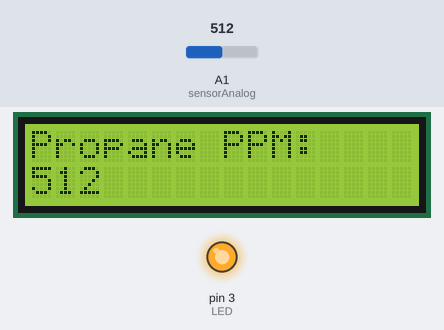
Recording of a sketch running on a simulated Arduino Uno, built with avr-gcc and run on an emulated ATmega328P. Parts: 16×2 character LCD, output pins drawn as LEDs (lit = HIGH). The inputs (shaded band) are chosen by the test bench; at power-on: A1 (sensorAnalog) = 512.

Above: at 11.2 s.
11.3 s: A1 (sensorAnalog) set to 407
At 11.52 s:
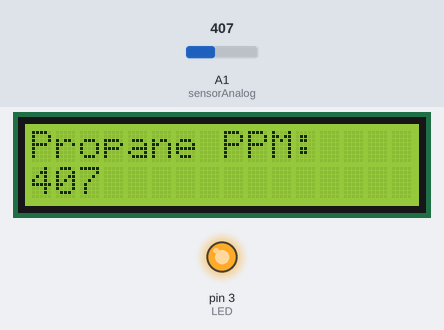
13.8 s: A1 (sensorAnalog) set to 381
At 14.06 s:
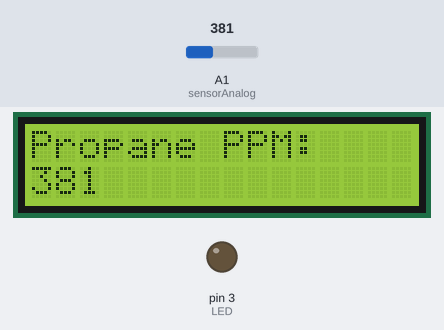
16.0 s: A1 (sensorAnalog) set to 410
At 16.3 s:
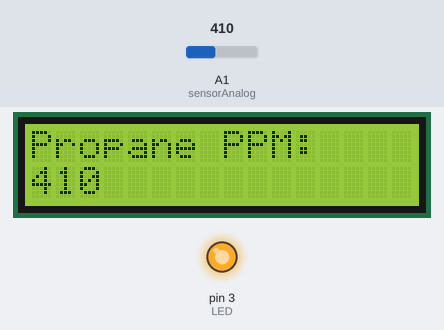
17.6 s: A1 (sensorAnalog) set to 390
At 17.89 s:
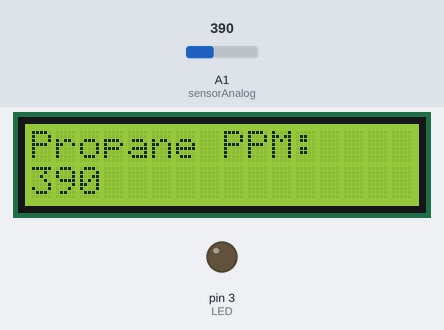
Timing chart, 0 to 20.6 s (numbered marks = the images above; inputs shaded):
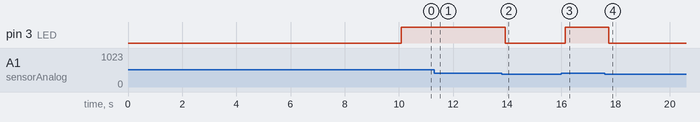

The sketch:

MQ8.ino
```cpp
#include <Wire.h>
#include <LiquidCrystal_I2C.h>

LiquidCrystal_I2C lcd(0x27,16,2);

#define LED 3
#define sensorAnalog A1

void setup() {
  lcd.init();
  lcd.backlight();

  pinMode(LED, OUTPUT);

  lcd.setCursor(3,0);
  lcd.print("MQ3 Warming Up");

  delay(10000);
}

void loop() {
  int analog = analogRead(sensorAnalog);

  lcd.setCursor(0,0);
  lcd.print("Propane PPM:");
  lcd.setCursor(0,1);
  lcd.print(analog);

  if (analog >=400) {
    digitalWrite(LED, HIGH);
  }

  else {
    digitalWrite(LED, LOW);
  }

  delay(300);
  lcd.clear();
}
```

Measured:
- the behaviour switches between 400 and 399 on A1 (sensorAnalog) (found by bisection; images 1 and 2)
- after the input at 11.3 s, the display: first differs from a run without the input after 0.07 s (image 1)
- after the input at 13.8 s, pin 3 (LED): HIGH → LOW after 0.12 s; the display: first differs from a run without the input after 0.12 s (image 2)
- after the input at 16.0 s, pin 3 (LED): LOW → HIGH after 0.15 s; the display: first differs from a run without the input after 0.15 s (image 3)
- after the input at 17.6 s, pin 3 (LED): HIGH → LOW after 0.14 s; the display: first differs from a run without the input after 0.14 s (image 4)
